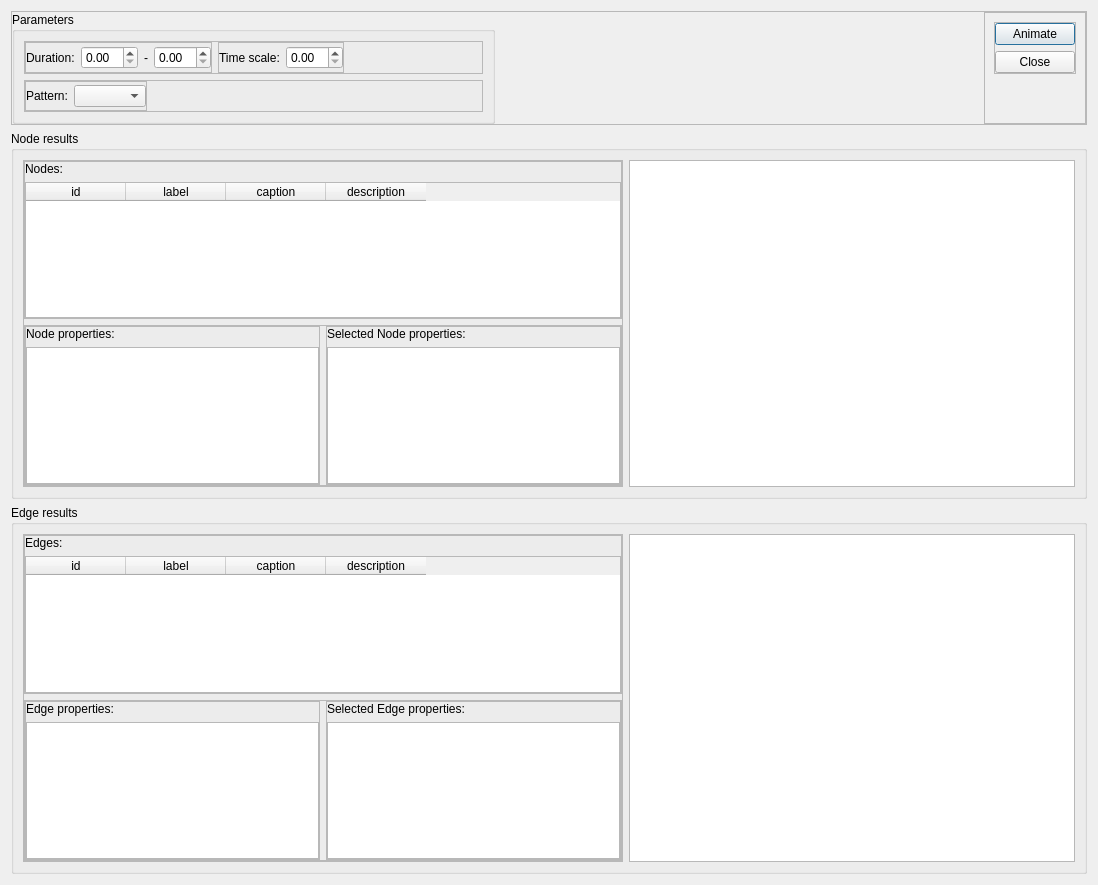
<?xml version="1.0" encoding="UTF-8"?>
<ui version="4.0">
 <class>visualizerDialog</class>
 <widget class="QDialog" name="visualizerDialog">
  <property name="geometry">
   <rect>
    <x>0</x>
    <y>0</y>
    <width>1098</width>
    <height>885</height>
   </rect>
  </property>
  <property name="sizePolicy">
   <sizepolicy hsizetype="Preferred" vsizetype="Preferred">
    <horstretch>0</horstretch>
    <verstretch>0</verstretch>
   </sizepolicy>
  </property>
  <property name="minimumSize">
   <size>
    <width>800</width>
    <height>600</height>
   </size>
  </property>
  <property name="maximumSize">
   <size>
    <width>1920</width>
    <height>1080</height>
   </size>
  </property>
  <property name="windowTitle">
   <string>Visualizer</string>
  </property>
  <property name="sizeGripEnabled">
   <bool>false</bool>
  </property>
  <layout class="QGridLayout" name="gridLayout_2">
   <item row="2" column="0">
    <widget class="QGroupBox" name="groupBox_11">
     <property name="sizePolicy">
      <sizepolicy hsizetype="Preferred" vsizetype="Preferred">
       <horstretch>0</horstretch>
       <verstretch>0</verstretch>
      </sizepolicy>
     </property>
     <property name="title">
      <string>Edge results</string>
     </property>
     <layout class="QHBoxLayout" name="horizontalLayout_2">
      <item>
       <widget class="QFrame" name="frame_13">
        <property name="sizePolicy">
         <sizepolicy hsizetype="Fixed" vsizetype="Preferred">
          <horstretch>0</horstretch>
          <verstretch>0</verstretch>
         </sizepolicy>
        </property>
        <property name="minimumSize">
         <size>
          <width>600</width>
          <height>0</height>
         </size>
        </property>
        <property name="maximumSize">
         <size>
          <width>600</width>
          <height>16777215</height>
         </size>
        </property>
        <property name="frameShape">
         <enum>QFrame::StyledPanel</enum>
        </property>
        <property name="frameShadow">
         <enum>QFrame::Raised</enum>
        </property>
        <layout class="QVBoxLayout" name="verticalLayout_8">
         <property name="leftMargin">
          <number>0</number>
         </property>
         <property name="topMargin">
          <number>0</number>
         </property>
         <property name="rightMargin">
          <number>0</number>
         </property>
         <property name="bottomMargin">
          <number>0</number>
         </property>
         <item>
          <widget class="QFrame" name="frame_7">
           <property name="frameShape">
            <enum>QFrame::StyledPanel</enum>
           </property>
           <property name="frameShadow">
            <enum>QFrame::Raised</enum>
           </property>
           <layout class="QVBoxLayout" name="verticalLayout_5">
            <property name="leftMargin">
             <number>0</number>
            </property>
            <property name="topMargin">
             <number>0</number>
            </property>
            <property name="rightMargin">
             <number>0</number>
            </property>
            <property name="bottomMargin">
             <number>0</number>
            </property>
            <item>
             <widget class="QLabel" name="label_4">
              <property name="text">
               <string>Edges:</string>
              </property>
             </widget>
            </item>
            <item>
             <widget class="QTableWidget" name="edges">
              <property name="editTriggers">
               <set>QAbstractItemView::NoEditTriggers</set>
              </property>
              <property name="selectionMode">
               <enum>QAbstractItemView::SingleSelection</enum>
              </property>
              <property name="selectionBehavior">
               <enum>QAbstractItemView::SelectRows</enum>
              </property>
              <property name="wordWrap">
               <bool>false</bool>
              </property>
              <attribute name="verticalHeaderVisible">
               <bool>false</bool>
              </attribute>
              <column>
               <property name="text">
                <string>id</string>
               </property>
              </column>
              <column>
               <property name="text">
                <string>label</string>
               </property>
              </column>
              <column>
               <property name="text">
                <string>caption</string>
               </property>
              </column>
              <column>
               <property name="text">
                <string>description</string>
               </property>
              </column>
             </widget>
            </item>
           </layout>
          </widget>
         </item>
         <item>
          <widget class="QFrame" name="frame_6">
           <property name="frameShape">
            <enum>QFrame::StyledPanel</enum>
           </property>
           <property name="frameShadow">
            <enum>QFrame::Raised</enum>
           </property>
           <layout class="QHBoxLayout" name="horizontalLayout">
            <property name="leftMargin">
             <number>0</number>
            </property>
            <property name="topMargin">
             <number>0</number>
            </property>
            <property name="rightMargin">
             <number>0</number>
            </property>
            <property name="bottomMargin">
             <number>0</number>
            </property>
            <item>
             <widget class="QFrame" name="frame_8">
              <property name="frameShape">
               <enum>QFrame::StyledPanel</enum>
              </property>
              <property name="frameShadow">
               <enum>QFrame::Raised</enum>
              </property>
              <layout class="QVBoxLayout" name="verticalLayout_6">
               <property name="leftMargin">
                <number>0</number>
               </property>
               <property name="topMargin">
                <number>0</number>
               </property>
               <property name="rightMargin">
                <number>0</number>
               </property>
               <property name="bottomMargin">
                <number>0</number>
               </property>
               <item>
                <widget class="QLabel" name="label_5">
                 <property name="text">
                  <string>Edge properties:</string>
                 </property>
                </widget>
               </item>
               <item>
                <widget class="QListWidget" name="edgeProperties"/>
               </item>
              </layout>
             </widget>
            </item>
            <item>
             <widget class="QFrame" name="frame_9">
              <property name="frameShape">
               <enum>QFrame::StyledPanel</enum>
              </property>
              <property name="frameShadow">
               <enum>QFrame::Raised</enum>
              </property>
              <layout class="QVBoxLayout" name="verticalLayout_7">
               <property name="leftMargin">
                <number>0</number>
               </property>
               <property name="topMargin">
                <number>0</number>
               </property>
               <property name="rightMargin">
                <number>0</number>
               </property>
               <property name="bottomMargin">
                <number>0</number>
               </property>
               <item>
                <widget class="QLabel" name="label_6">
                 <property name="text">
                  <string>Selected Edge properties:</string>
                 </property>
                </widget>
               </item>
               <item>
                <widget class="QListWidget" name="selectedEdgeProperties">
                 <property name="contextMenuPolicy">
                  <enum>Qt::CustomContextMenu</enum>
                 </property>
                </widget>
               </item>
              </layout>
             </widget>
            </item>
           </layout>
          </widget>
         </item>
        </layout>
       </widget>
      </item>
      <item>
       <widget class="PlotWidget" name="edgePlot">
        <property name="sizePolicy">
         <sizepolicy hsizetype="Preferred" vsizetype="Preferred">
          <horstretch>0</horstretch>
          <verstretch>0</verstretch>
         </sizepolicy>
        </property>
       </widget>
      </item>
     </layout>
    </widget>
   </item>
   <item row="0" column="0">
    <widget class="QFrame" name="frame">
     <property name="sizePolicy">
      <sizepolicy hsizetype="Preferred" vsizetype="Fixed">
       <horstretch>0</horstretch>
       <verstretch>0</verstretch>
      </sizepolicy>
     </property>
     <property name="frameShape">
      <enum>QFrame::StyledPanel</enum>
     </property>
     <property name="frameShadow">
      <enum>QFrame::Raised</enum>
     </property>
     <layout class="QGridLayout" name="gridLayout">
      <property name="leftMargin">
       <number>0</number>
      </property>
      <property name="topMargin">
       <number>0</number>
      </property>
      <property name="rightMargin">
       <number>0</number>
      </property>
      <property name="bottomMargin">
       <number>0</number>
      </property>
      <item row="0" column="1">
       <spacer name="horizontalSpacer">
        <property name="orientation">
         <enum>Qt::Horizontal</enum>
        </property>
        <property name="sizeHint" stdset="0">
         <size>
          <width>40</width>
          <height>20</height>
         </size>
        </property>
       </spacer>
      </item>
      <item row="0" column="0">
       <widget class="QGroupBox" name="groupBox_13">
        <property name="title">
         <string>Parameters</string>
        </property>
        <layout class="QVBoxLayout" name="verticalLayout_9">
         <item>
          <widget class="QFrame" name="frame_16">
           <property name="frameShape">
            <enum>QFrame::StyledPanel</enum>
           </property>
           <property name="frameShadow">
            <enum>QFrame::Raised</enum>
           </property>
           <layout class="QHBoxLayout" name="horizontalLayout_6">
            <property name="leftMargin">
             <number>0</number>
            </property>
            <property name="topMargin">
             <number>0</number>
            </property>
            <property name="rightMargin">
             <number>0</number>
            </property>
            <property name="bottomMargin">
             <number>0</number>
            </property>
            <item>
             <widget class="QFrame" name="frame_15">
              <property name="frameShape">
               <enum>QFrame::StyledPanel</enum>
              </property>
              <property name="frameShadow">
               <enum>QFrame::Raised</enum>
              </property>
              <layout class="QHBoxLayout" name="horizontalLayout_4">
               <property name="leftMargin">
                <number>0</number>
               </property>
               <property name="topMargin">
                <number>0</number>
               </property>
               <property name="rightMargin">
                <number>0</number>
               </property>
               <property name="bottomMargin">
                <number>0</number>
               </property>
               <item>
                <widget class="QLabel" name="label_8">
                 <property name="text">
                  <string>Duration:</string>
                 </property>
                </widget>
               </item>
               <item>
                <widget class="QDoubleSpinBox" name="doubleSpinBox"/>
               </item>
               <item>
                <widget class="QLabel" name="label_9">
                 <property name="styleSheet">
                  <string notr="true">text-align: center</string>
                 </property>
                 <property name="frameShape">
                  <enum>QFrame::NoFrame</enum>
                 </property>
                 <property name="frameShadow">
                  <enum>QFrame::Plain</enum>
                 </property>
                 <property name="text">
                  <string>-</string>
                 </property>
                </widget>
               </item>
               <item>
                <widget class="QDoubleSpinBox" name="doubleSpinBox_2"/>
               </item>
              </layout>
             </widget>
            </item>
            <item>
             <widget class="QFrame" name="frame_12">
              <property name="frameShape">
               <enum>QFrame::StyledPanel</enum>
              </property>
              <property name="frameShadow">
               <enum>QFrame::Raised</enum>
              </property>
              <layout class="QHBoxLayout" name="horizontalLayout_5">
               <property name="leftMargin">
                <number>0</number>
               </property>
               <property name="topMargin">
                <number>0</number>
               </property>
               <property name="rightMargin">
                <number>0</number>
               </property>
               <property name="bottomMargin">
                <number>0</number>
               </property>
               <item>
                <widget class="QLabel" name="label_10">
                 <property name="text">
                  <string>Time scale:</string>
                 </property>
                </widget>
               </item>
               <item>
                <widget class="QDoubleSpinBox" name="doubleSpinBox_3"/>
               </item>
              </layout>
             </widget>
            </item>
            <item>
             <spacer name="horizontalSpacer_2">
              <property name="orientation">
               <enum>Qt::Horizontal</enum>
              </property>
              <property name="sizeHint" stdset="0">
               <size>
                <width>40</width>
                <height>20</height>
               </size>
              </property>
             </spacer>
            </item>
           </layout>
          </widget>
         </item>
         <item>
          <widget class="QFrame" name="frame_17">
           <property name="frameShape">
            <enum>QFrame::StyledPanel</enum>
           </property>
           <property name="frameShadow">
            <enum>QFrame::Raised</enum>
           </property>
           <layout class="QHBoxLayout" name="horizontalLayout_8">
            <property name="leftMargin">
             <number>0</number>
            </property>
            <property name="topMargin">
             <number>0</number>
            </property>
            <property name="rightMargin">
             <number>0</number>
            </property>
            <property name="bottomMargin">
             <number>0</number>
            </property>
            <item>
             <widget class="QFrame" name="frame_18">
              <property name="frameShape">
               <enum>QFrame::StyledPanel</enum>
              </property>
              <property name="frameShadow">
               <enum>QFrame::Raised</enum>
              </property>
              <layout class="QHBoxLayout" name="horizontalLayout_7">
               <property name="leftMargin">
                <number>0</number>
               </property>
               <property name="topMargin">
                <number>0</number>
               </property>
               <property name="rightMargin">
                <number>0</number>
               </property>
               <property name="bottomMargin">
                <number>0</number>
               </property>
               <item>
                <widget class="QLabel" name="label_11">
                 <property name="text">
                  <string>Pattern:</string>
                 </property>
                </widget>
               </item>
               <item>
                <widget class="QComboBox" name="comboBox"/>
               </item>
              </layout>
             </widget>
            </item>
            <item>
             <spacer name="horizontalSpacer_3">
              <property name="orientation">
               <enum>Qt::Horizontal</enum>
              </property>
              <property name="sizeHint" stdset="0">
               <size>
                <width>314</width>
                <height>20</height>
               </size>
              </property>
             </spacer>
            </item>
           </layout>
          </widget>
         </item>
        </layout>
       </widget>
      </item>
      <item row="0" column="4">
       <widget class="QFrame" name="frame_19">
        <property name="frameShape">
         <enum>QFrame::StyledPanel</enum>
        </property>
        <property name="frameShadow">
         <enum>QFrame::Raised</enum>
        </property>
        <layout class="QVBoxLayout" name="verticalLayout_10">
         <property name="sizeConstraint">
          <enum>QLayout::SetFixedSize</enum>
         </property>
         <item>
          <widget class="QFrame" name="frame_10">
           <property name="frameShape">
            <enum>QFrame::StyledPanel</enum>
           </property>
           <property name="frameShadow">
            <enum>QFrame::Raised</enum>
           </property>
           <layout class="QVBoxLayout" name="verticalLayout_12">
            <property name="leftMargin">
             <number>0</number>
            </property>
            <property name="topMargin">
             <number>0</number>
            </property>
            <property name="rightMargin">
             <number>0</number>
            </property>
            <property name="bottomMargin">
             <number>0</number>
            </property>
            <item>
             <widget class="QPushButton" name="animateButton">
              <property name="text">
               <string>Animate</string>
              </property>
             </widget>
            </item>
            <item>
             <widget class="QPushButton" name="closeButton">
              <property name="text">
               <string>Close</string>
              </property>
             </widget>
            </item>
           </layout>
          </widget>
         </item>
         <item>
          <spacer name="verticalSpacer">
           <property name="orientation">
            <enum>Qt::Vertical</enum>
           </property>
           <property name="sizeHint" stdset="0">
            <size>
             <width>20</width>
             <height>40</height>
            </size>
           </property>
          </spacer>
         </item>
        </layout>
       </widget>
      </item>
     </layout>
    </widget>
   </item>
   <item row="1" column="0">
    <widget class="QGroupBox" name="groupBox_10">
     <property name="title">
      <string>Node results</string>
     </property>
     <layout class="QHBoxLayout" name="horizontalLayout_9">
      <item>
       <widget class="QFrame" name="frame_5">
        <property name="sizePolicy">
         <sizepolicy hsizetype="Fixed" vsizetype="Preferred">
          <horstretch>0</horstretch>
          <verstretch>0</verstretch>
         </sizepolicy>
        </property>
        <property name="minimumSize">
         <size>
          <width>600</width>
          <height>0</height>
         </size>
        </property>
        <property name="maximumSize">
         <size>
          <width>600</width>
          <height>16777215</height>
         </size>
        </property>
        <property name="styleSheet">
         <string notr="true"/>
        </property>
        <property name="frameShape">
         <enum>QFrame::StyledPanel</enum>
        </property>
        <property name="frameShadow">
         <enum>QFrame::Raised</enum>
        </property>
        <layout class="QVBoxLayout" name="verticalLayout_4">
         <property name="leftMargin">
          <number>0</number>
         </property>
         <property name="topMargin">
          <number>0</number>
         </property>
         <property name="rightMargin">
          <number>0</number>
         </property>
         <property name="bottomMargin">
          <number>0</number>
         </property>
         <item>
          <widget class="QFrame" name="frame_2">
           <property name="frameShape">
            <enum>QFrame::StyledPanel</enum>
           </property>
           <property name="frameShadow">
            <enum>QFrame::Raised</enum>
           </property>
           <layout class="QVBoxLayout" name="verticalLayout">
            <property name="leftMargin">
             <number>0</number>
            </property>
            <property name="topMargin">
             <number>0</number>
            </property>
            <property name="rightMargin">
             <number>0</number>
            </property>
            <property name="bottomMargin">
             <number>0</number>
            </property>
            <item>
             <widget class="QLabel" name="label">
              <property name="text">
               <string>Nodes:</string>
              </property>
             </widget>
            </item>
            <item>
             <widget class="QTableWidget" name="nodes">
              <property name="editTriggers">
               <set>QAbstractItemView::NoEditTriggers</set>
              </property>
              <property name="selectionMode">
               <enum>QAbstractItemView::SingleSelection</enum>
              </property>
              <property name="selectionBehavior">
               <enum>QAbstractItemView::SelectRows</enum>
              </property>
              <property name="wordWrap">
               <bool>false</bool>
              </property>
              <attribute name="verticalHeaderVisible">
               <bool>false</bool>
              </attribute>
              <column>
               <property name="text">
                <string>id</string>
               </property>
              </column>
              <column>
               <property name="text">
                <string>label</string>
               </property>
              </column>
              <column>
               <property name="text">
                <string>caption</string>
               </property>
              </column>
              <column>
               <property name="text">
                <string>description</string>
               </property>
              </column>
             </widget>
            </item>
           </layout>
          </widget>
         </item>
         <item>
          <widget class="QFrame" name="frame_11">
           <property name="frameShape">
            <enum>QFrame::StyledPanel</enum>
           </property>
           <property name="frameShadow">
            <enum>QFrame::Raised</enum>
           </property>
           <layout class="QHBoxLayout" name="horizontalLayout_3">
            <property name="leftMargin">
             <number>0</number>
            </property>
            <property name="topMargin">
             <number>0</number>
            </property>
            <property name="rightMargin">
             <number>0</number>
            </property>
            <property name="bottomMargin">
             <number>0</number>
            </property>
            <item>
             <widget class="QFrame" name="frame_3">
              <property name="frameShape">
               <enum>QFrame::StyledPanel</enum>
              </property>
              <property name="frameShadow">
               <enum>QFrame::Raised</enum>
              </property>
              <layout class="QVBoxLayout" name="verticalLayout_2">
               <property name="leftMargin">
                <number>0</number>
               </property>
               <property name="topMargin">
                <number>0</number>
               </property>
               <property name="rightMargin">
                <number>0</number>
               </property>
               <property name="bottomMargin">
                <number>0</number>
               </property>
               <item>
                <widget class="QLabel" name="label_2">
                 <property name="text">
                  <string>Node properties:</string>
                 </property>
                </widget>
               </item>
               <item>
                <widget class="QListWidget" name="nodeProperties">
                 <property name="selectionBehavior">
                  <enum>QAbstractItemView::SelectRows</enum>
                 </property>
                </widget>
               </item>
              </layout>
             </widget>
            </item>
            <item>
             <widget class="QFrame" name="frame_4">
              <property name="frameShape">
               <enum>QFrame::StyledPanel</enum>
              </property>
              <property name="frameShadow">
               <enum>QFrame::Raised</enum>
              </property>
              <layout class="QVBoxLayout" name="verticalLayout_3">
               <property name="leftMargin">
                <number>0</number>
               </property>
               <property name="topMargin">
                <number>0</number>
               </property>
               <property name="rightMargin">
                <number>0</number>
               </property>
               <property name="bottomMargin">
                <number>0</number>
               </property>
               <item>
                <widget class="QLabel" name="label_3">
                 <property name="text">
                  <string>Selected Node properties:</string>
                 </property>
                </widget>
               </item>
               <item>
                <widget class="QListWidget" name="selectedNodeProperties">
                 <property name="contextMenuPolicy">
                  <enum>Qt::CustomContextMenu</enum>
                 </property>
                 <property name="editTriggers">
                  <set>QAbstractItemView::NoEditTriggers</set>
                 </property>
                 <property name="selectionBehavior">
                  <enum>QAbstractItemView::SelectRows</enum>
                 </property>
                </widget>
               </item>
              </layout>
             </widget>
            </item>
           </layout>
          </widget>
         </item>
        </layout>
       </widget>
      </item>
      <item>
       <widget class="PlotWidget" name="nodePlot"/>
      </item>
     </layout>
    </widget>
   </item>
  </layout>
 </widget>
 <customwidgets>
  <customwidget>
   <class>PlotWidget</class>
   <extends>QGraphicsView</extends>
   <header>pyqtgraph</header>
  </customwidget>
 </customwidgets>
 <resources/>
 <connections/>
</ui>
